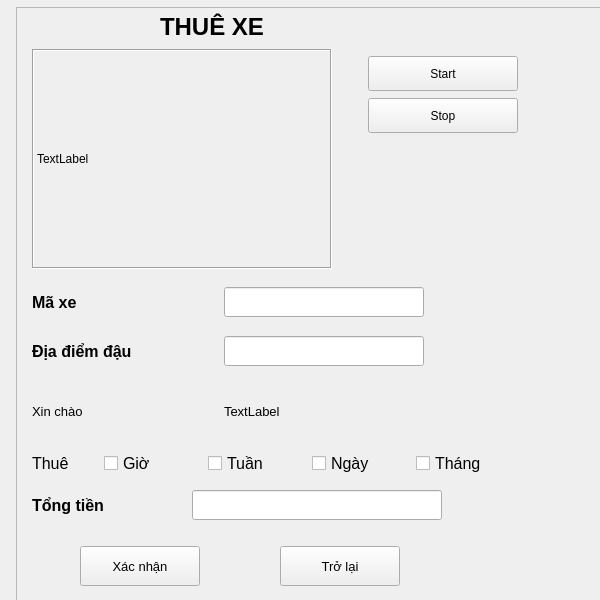
<?xml version="1.0" encoding="UTF-8"?>
<ui version="4.0">
 <class>Form</class>
 <widget class="QWidget" name="Form">
  <property name="geometry">
   <rect>
    <x>0</x>
    <y>0</y>
    <width>600</width>
    <height>600</height>
   </rect>
  </property>
  <property name="minimumSize">
   <size>
    <width>600</width>
    <height>600</height>
   </size>
  </property>
  <property name="windowTitle">
   <string>Form</string>
  </property>
  <widget class="QFrame" name="frame">
   <property name="geometry">
    <rect>
     <x>16</x>
     <y>7</y>
     <width>800</width>
     <height>800</height>
    </rect>
   </property>
   <property name="minimumSize">
    <size>
     <width>800</width>
     <height>800</height>
    </size>
   </property>
   <property name="frameShape">
    <enum>QFrame::StyledPanel</enum>
   </property>
   <property name="frameShadow">
    <enum>QFrame::Raised</enum>
   </property>
   <widget class="QLabel" name="label_4">
    <property name="geometry">
     <rect>
      <x>16</x>
      <y>483</y>
      <width>150</width>
      <height>30</height>
     </rect>
    </property>
    <property name="minimumSize">
     <size>
      <width>150</width>
      <height>30</height>
     </size>
    </property>
    <property name="font">
     <font>
      <pointsize>12</pointsize>
      <weight>75</weight>
      <bold>true</bold>
     </font>
    </property>
    <property name="text">
     <string>Tổng tiền</string>
    </property>
   </widget>
   <widget class="QLabel" name="label_3">
    <property name="geometry">
     <rect>
      <x>16</x>
      <y>441</y>
      <width>120</width>
      <height>30</height>
     </rect>
    </property>
    <property name="minimumSize">
     <size>
      <width>120</width>
      <height>30</height>
     </size>
    </property>
    <property name="font">
     <font>
      <pointsize>12</pointsize>
     </font>
    </property>
    <property name="text">
     <string>Thuê</string>
    </property>
   </widget>
   <widget class="QLabel" name="label_2">
    <property name="geometry">
     <rect>
      <x>16</x>
      <y>280</y>
      <width>100</width>
      <height>30</height>
     </rect>
    </property>
    <property name="minimumSize">
     <size>
      <width>100</width>
      <height>30</height>
     </size>
    </property>
    <property name="font">
     <font>
      <pointsize>12</pointsize>
      <weight>75</weight>
      <bold>true</bold>
     </font>
    </property>
    <property name="text">
     <string>Mã xe</string>
    </property>
   </widget>
   <widget class="QLineEdit" name="numbertotal">
    <property name="geometry">
     <rect>
      <x>176</x>
      <y>483</y>
      <width>250</width>
      <height>30</height>
     </rect>
    </property>
    <property name="minimumSize">
     <size>
      <width>250</width>
      <height>30</height>
     </size>
    </property>
    <property name="font">
     <font>
      <pointsize>10</pointsize>
     </font>
    </property>
   </widget>
   <widget class="QLineEdit" name="edtAddress">
    <property name="geometry">
     <rect>
      <x>208</x>
      <y>329</y>
      <width>200</width>
      <height>30</height>
     </rect>
    </property>
    <property name="minimumSize">
     <size>
      <width>200</width>
      <height>30</height>
     </size>
    </property>
    <property name="font">
     <font>
      <pointsize>10</pointsize>
     </font>
    </property>
   </widget>
   <widget class="QPushButton" name="money">
    <property name="geometry">
     <rect>
      <x>64</x>
      <y>539</y>
      <width>120</width>
      <height>40</height>
     </rect>
    </property>
    <property name="minimumSize">
     <size>
      <width>120</width>
      <height>40</height>
     </size>
    </property>
    <property name="font">
     <font>
      <pointsize>10</pointsize>
     </font>
    </property>
    <property name="text">
     <string>Xác nhận</string>
    </property>
   </widget>
   <widget class="QPushButton" name="btnBack">
    <property name="geometry">
     <rect>
      <x>264</x>
      <y>539</y>
      <width>120</width>
      <height>40</height>
     </rect>
    </property>
    <property name="minimumSize">
     <size>
      <width>120</width>
      <height>40</height>
     </size>
    </property>
    <property name="font">
     <font>
      <pointsize>10</pointsize>
     </font>
    </property>
    <property name="text">
     <string>Trở lại</string>
    </property>
   </widget>
   <widget class="QLineEdit" name="edtNumber">
    <property name="geometry">
     <rect>
      <x>208</x>
      <y>280</y>
      <width>200</width>
      <height>30</height>
     </rect>
    </property>
    <property name="minimumSize">
     <size>
      <width>200</width>
      <height>30</height>
     </size>
    </property>
   </widget>
   <widget class="QCheckBox" name="hours">
    <property name="geometry">
     <rect>
      <x>88</x>
      <y>441</y>
      <width>100</width>
      <height>30</height>
     </rect>
    </property>
    <property name="minimumSize">
     <size>
      <width>90</width>
      <height>30</height>
     </size>
    </property>
    <property name="font">
     <font>
      <pointsize>12</pointsize>
     </font>
    </property>
    <property name="text">
     <string>Giờ</string>
    </property>
   </widget>
   <widget class="QLabel" name="label_5">
    <property name="geometry">
     <rect>
      <x>16</x>
      <y>329</y>
      <width>170</width>
      <height>30</height>
     </rect>
    </property>
    <property name="minimumSize">
     <size>
      <width>170</width>
      <height>30</height>
     </size>
    </property>
    <property name="font">
     <font>
      <pointsize>12</pointsize>
      <weight>75</weight>
      <bold>true</bold>
     </font>
    </property>
    <property name="text">
     <string>Địa điểm đậu</string>
    </property>
   </widget>
   <widget class="QCheckBox" name="month">
    <property name="geometry">
     <rect>
      <x>400</x>
      <y>441</y>
      <width>100</width>
      <height>30</height>
     </rect>
    </property>
    <property name="minimumSize">
     <size>
      <width>100</width>
      <height>30</height>
     </size>
    </property>
    <property name="font">
     <font>
      <pointsize>12</pointsize>
     </font>
    </property>
    <property name="text">
     <string>Tháng</string>
    </property>
   </widget>
   <widget class="QCheckBox" name="day">
    <property name="geometry">
     <rect>
      <x>296</x>
      <y>441</y>
      <width>100</width>
      <height>30</height>
     </rect>
    </property>
    <property name="minimumSize">
     <size>
      <width>100</width>
      <height>30</height>
     </size>
    </property>
    <property name="font">
     <font>
      <pointsize>12</pointsize>
     </font>
    </property>
    <property name="text">
     <string>Ngày</string>
    </property>
   </widget>
   <widget class="QCheckBox" name="week">
    <property name="geometry">
     <rect>
      <x>192</x>
      <y>441</y>
      <width>100</width>
      <height>30</height>
     </rect>
    </property>
    <property name="minimumSize">
     <size>
      <width>100</width>
      <height>30</height>
     </size>
    </property>
    <property name="font">
     <font>
      <pointsize>12</pointsize>
     </font>
    </property>
    <property name="text">
     <string>Tuần</string>
    </property>
   </widget>
   <widget class="QLabel" name="label_6">
    <property name="geometry">
     <rect>
      <x>144</x>
      <y>0</y>
      <width>170</width>
      <height>40</height>
     </rect>
    </property>
    <property name="minimumSize">
     <size>
      <width>170</width>
      <height>40</height>
     </size>
    </property>
    <property name="font">
     <font>
      <pointsize>18</pointsize>
      <weight>75</weight>
      <bold>true</bold>
     </font>
    </property>
    <property name="text">
     <string>THUÊ XE</string>
    </property>
   </widget>
   <widget class="QLabel" name="label">
    <property name="geometry">
     <rect>
      <x>16</x>
      <y>42</y>
      <width>300</width>
      <height>220</height>
     </rect>
    </property>
    <property name="minimumSize">
     <size>
      <width>300</width>
      <height>220</height>
     </size>
    </property>
    <property name="frameShape">
     <enum>QFrame::Box</enum>
    </property>
    <property name="frameShadow">
     <enum>QFrame::Sunken</enum>
    </property>
    <property name="text">
     <string>TextLabel</string>
    </property>
    <property name="scaledContents">
     <bool>true</bool>
    </property>
   </widget>
   <widget class="QPushButton" name="btnQuit">
    <property name="geometry">
     <rect>
      <x>352</x>
      <y>91</y>
      <width>150</width>
      <height>35</height>
     </rect>
    </property>
    <property name="minimumSize">
     <size>
      <width>150</width>
      <height>35</height>
     </size>
    </property>
    <property name="text">
     <string>Stop</string>
    </property>
   </widget>
   <widget class="QPushButton" name="btnStart">
    <property name="geometry">
     <rect>
      <x>352</x>
      <y>49</y>
      <width>150</width>
      <height>35</height>
     </rect>
    </property>
    <property name="minimumSize">
     <size>
      <width>150</width>
      <height>35</height>
     </size>
    </property>
    <property name="text">
     <string>Start</string>
    </property>
   </widget>
   <widget class="QLabel" name="label_7">
    <property name="geometry">
     <rect>
      <x>208</x>
      <y>392</y>
      <width>100</width>
      <height>25</height>
     </rect>
    </property>
    <property name="minimumSize">
     <size>
      <width>100</width>
      <height>25</height>
     </size>
    </property>
    <property name="font">
     <font>
      <pointsize>10</pointsize>
     </font>
    </property>
    <property name="text">
     <string>TextLabel</string>
    </property>
   </widget>
   <widget class="QLabel" name="label_8">
    <property name="geometry">
     <rect>
      <x>16</x>
      <y>392</y>
      <width>100</width>
      <height>25</height>
     </rect>
    </property>
    <property name="minimumSize">
     <size>
      <width>100</width>
      <height>25</height>
     </size>
    </property>
    <property name="font">
     <font>
      <pointsize>10</pointsize>
     </font>
    </property>
    <property name="text">
     <string>Xin chào</string>
    </property>
   </widget>
  </widget>
 </widget>
 <resources/>
 <connections/>
</ui>
